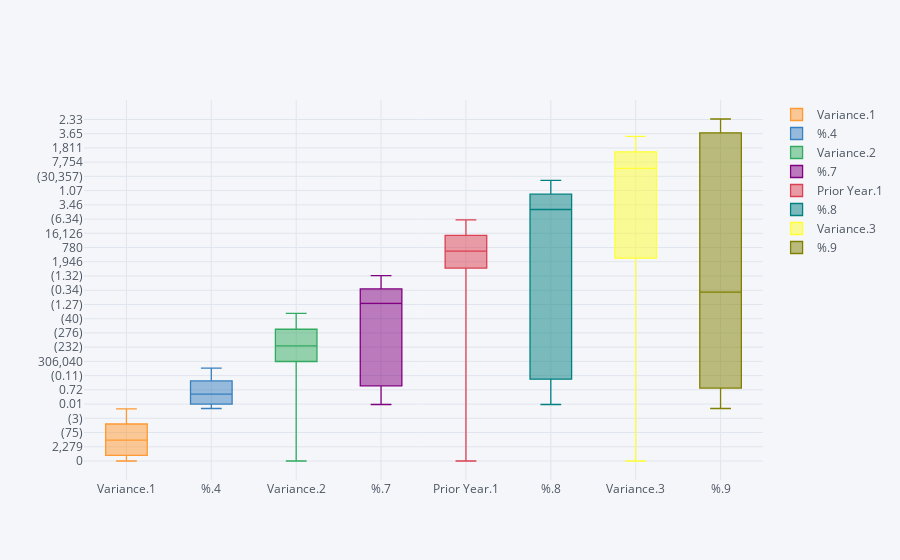

Notebook code for this chart:
### Code cell
p3[['Variance.1','%.4','Variance.2','%.7','Prior Year.1','%.8', 'Variance.3', '%.9']].iplot(kind='box') # Period to date for period 3

### Figure 1 — Plotly figure (JSON) as saved in the notebook; plotly's stock layout.template omitted (floating-point values rounded to 4 significant figures; data arrays with more than 128 entries replaced by an {"elided": "..."} marker saying what was removed)
{"data": [{"boxpoints": false, "line": {"width": 1.3}, "marker": {"color": "rgba(255, 153, 51, 1.0)"}, "name": "Variance.1", "orientation": "v", "type": "box", "y": {"elided": "161 str values"}}, {"boxpoints": false, "line": {"width": 1.3}, "marker": {"color": "rgba(55, 128, 191, 1.0)"}, "name": "%.4", "orientation": "v", "type": "box", "y": {"elided": "161 str values"}}, {"boxpoints": false, "line": {"width": 1.3}, "marker": {"color": "rgba(50, 171, 96, 1.0)"}, "name": "Variance.2", "orientation": "v", "type": "box", "y": {"elided": "161 str values"}}, {"boxpoints": false, "line": {"width": 1.3}, "marker": {"color": "rgba(128, 0, 128, 1.0)"}, "name": "%.7", "orientation": "v", "type": "box", "y": {"elided": "161 str values"}}, {"boxpoints": false, "line": {"width": 1.3}, "marker": {"color": "rgba(219, 64, 82, 1.0)"}, "name": "Prior Year.1", "orientation": "v", "type": "box", "y": {"elided": "161 str values"}}, {"boxpoints": false, "line": {"width": 1.3}, "marker": {"color": "rgba(0, 128, 128, 1.0)"}, "name": "%.8", "orientation": "v", "type": "box", "y": {"elided": "161 str values"}}, {"boxpoints": false, "line": {"width": 1.3}, "marker": {"color": "rgba(255, 255, 51, 1.0)"}, "name": "Variance.3", "orientation": "v", "type": "box", "y": {"elided": "161 str values"}}, {"boxpoints": false, "line": {"width": 1.3}, "marker": {"color": "rgba(128, 128, 0, 1.0)"}, "name": "%.9", "orientation": "v", "type": "box", "y": {"elided": "161 str values"}}], "layout": {"legend": {"bgcolor": "#F5F6F9", "font": {"color": "#4D5663"}}, "paper_bgcolor": "#F5F6F9", "plot_bgcolor": "#F5F6F9", "title": {"font": {"color": "#4D5663"}}, "xaxis": {"gridcolor": "#E1E5ED", "showgrid": true, "tickfont": {"color": "#4D5663"}, "title": {"font": {"color": "#4D5663"}, "text": ""}, "zerolinecolor": "#E1E5ED"}, "yaxis": {"gridcolor": "#E1E5ED", "showgrid": true, "tickfont": {"color": "#4D5663"}, "title": {"font": {"color": "#4D5663"}, "text": ""}, "zerolinecolor": "#E1E5ED"}}}
